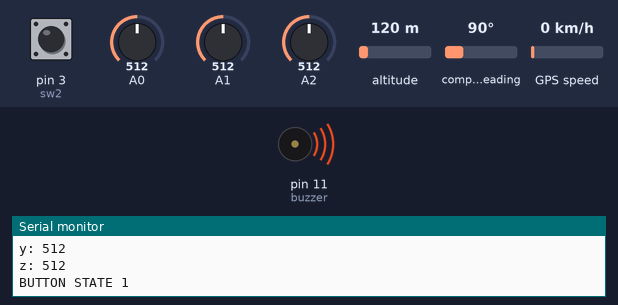
A sketch run on a simulated Arduino Uno, built with avr-gcc and run on an emulated ATmega328P. On the bench: buzzer (waves = sounding, pin HIGH), the last lines printed to the serial monitor. Inputs (shaded band) come from the test bench; at power-on: A0 = 512, pin 3 (sw2) HIGH, A1 = 512, A2 = 512, altitude 120 m, compass heading 90°, GPS speed 0 km/h. The GPS gets a fix after 3 s at 37.7749, -122.4194 with 8 satellites.

Above: at 1.8 s.
1.9 s: A0 set to 282
14.6 s: A0 set to 253
At 17.7 s:
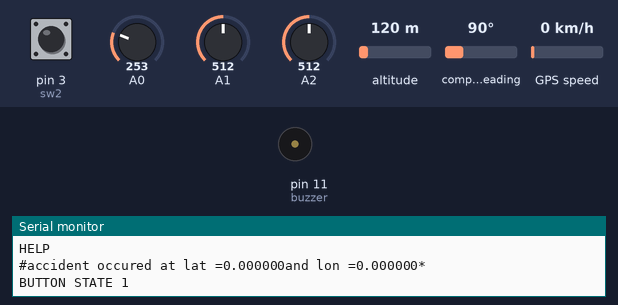
Timing chart, 0 to 19.2 s (numbered marks = the images above; inputs shaded):
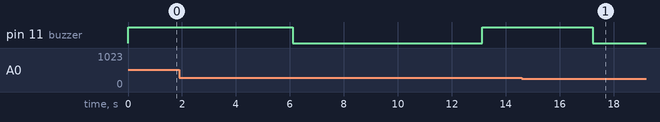

Measured:
- the behaviour switches between 265 and 264 on A0 (found by bisection; images 0 and 1)
- after the input at 14.6 s, pin 11 (buzzer): goes on until 17.2 s, then stays LOW

The sketch:

Accident_arduino.ino
```cpp
#include <TinyGPS++.h>
#include <SoftwareSerial.h>
TinyGPSPlus gps;                                        // Create an Instance of the TinyGPS++ object called gps
SoftwareSerial ss(9, 10); // rx,tx  //gps tx, rx
SoftwareSerial mySerial(7, 8); // 7 to D3-TX and 8 to D2-RX to send sensor and lat and lon data to node mucu

SoftwareSerial mySerial1(4,5); // 4 to D6 on nodemcu , 5 to D5 on nodemcu to send message sting to nodemcu
int x, y, z, bstate2;
int buzzer = 11;
int sw2 = 3;
String value, url1;
double latitude, longitude;
String condition ;
int acc = 0, i = 0, j = 1;
void setup() {
  // put your setup code here, to run once:
  Serial.begin(115200);
  mySerial.begin(115200 );
  mySerial1.begin(115200);
  ss.begin(9600);
  pinMode(sw2, INPUT);
  pinMode(buzzer, OUTPUT);
   digitalWrite(buzzer, HIGH);
}


void loop() {
  // put your main code here, to run repeatedly:
  x = analogRead(A0);
  y = analogRead(A1);
  z = analogRead(A2);

Serial.println( "x: "+String(x));
Serial.println( "y: "+String(y));
Serial.println( "z: "+String(z));


  bstate2 = digitalRead(sw2);
  Serial.println( "BUTTON STATE "+String(bstate2));

  latitude = gps.location.lat();
  longitude = gps.location.lng();
  delay(1000);
  smartDelay(1000);
  String url1 = "$";
  url1 += "&field3=";
  url1 += condition;
  url1 += "&field1=";
  url1 += String(latitude, 6);
  url1 += "&field2=";
  url1 += String(longitude, 6);
  url1 += "*";

  //Serial.println(url1);
  if (millis() > 5000 && gps.charsProcessed() < 10)
    Serial.println(F("No GPS data received: check wiring"));

if (x >=265 && y > 265 && z>265) {
    Serial.println("accident is detected");
    acc = 1;
  }
//  else if (x >380 && y > 390) {
//    Serial.println("accident is detected");
//    acc = 1;
//  }
  else {
    Serial.println(" no accident is detected");
    acc = 0;
  }
  if (acc == 1)
  {
    Serial.println("accident happened");
   digitalWrite(buzzer, HIGH);
   SendMessage();
  // tone(buzzer ,1000);
    delay(3000);
    digitalWrite(buzzer, LOW);
    //SendMessage();
   // noTone(buzzer);
    while (j == 1) {
      bstate2 = digitalRead(sw2);
      Serial.println( "BUTTON STATE "+String(bstate2));
      if ( bstate2 == 0) {
        j = 0;
      }
      else if (i == 5) {
        j = 0;
      }
      i++;
      delay(500);
    }
    if (bstate2 == 0)

    {
      Serial.println("vehicle is safe");
      condition = "0";
      mySerial.println(url1);
        Serial.println(url1);
    }
    else if (bstate2 == 1)
    {
      Serial.println("vehicle is not safe");
      condition = "1";
      value = "#accident occured at lat ="+String(latitude,6)+"and lon ="+String(longitude,6);
      value += "*";
      Serial.println(value);
      mySerial1.println(value);
      delay(1000);
      mySerial.println(url1);
      Serial.println(url1);
    }
  }


  j = 1;
i=0;
delay(1000);
}
static void smartDelay(unsigned long ms)                // This custom version of delay() ensures that the gps object is being "fed".
{
  unsigned long start = millis();
  do
  {
    while (ss.available())
      gps.encode(ss.read());
  } while (millis() - start < ms);
}

void SendMessage()
{
  {
 // mySerial.println("AT+CMGS=\"+9848088305\"\r"); // Replace x with mobile number
  //delay(1000);
  Serial.println("HELP");// The SMS text you want to send
  delay(100);
 // mySerial.println((char)26);// ASCII code of CTRL+Z
  //delay(1000);
   value = "#accident occured at lat ="+String(latitude,6)+"and lon ="+String(longitude,6);
   value += "*";
  Serial.println(value);
  mySerial1.println(value);
  delay(1000);
}
}
```
